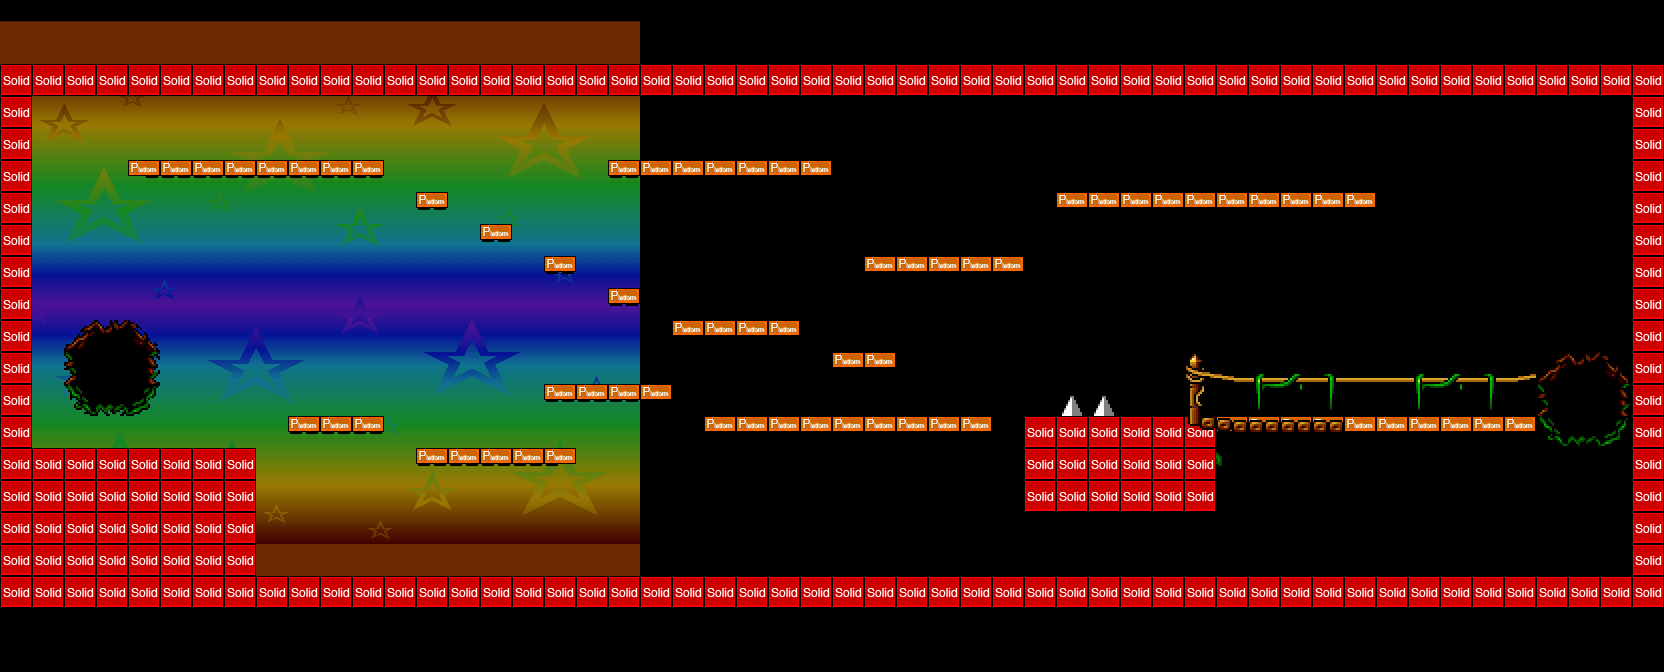

Tiled map render using the project's own tile images. Description and the map definition, with tile-layer contents summarised, below:
An orthogonal 52x21 tile map with 32x32 px tiles, 3 tile layers (foreground, collision, foreground2), 3 tilesets, 1 image layer and 60 objects (27x item, 22x enemy, 7x kangaroo, 3x sharpRock, player).

<map version="1.0" orientation="orthogonal" width="52" height="21" tilewidth="32" tileheight="32" backgroundcolor="#000000">
 <tileset firstgid="1" name="area01_level_tiles" tilewidth="32" tileheight="32">
  <image source="../img/map/area01_level_tiles.png" width="640" height="241" />
 </tileset>
 <tileset firstgid="141" name="metatiles32x32" tilewidth="32" tileheight="32">
  <image source="../img/map/metatiles32x32.png" width="160" height="32" />
  <tile id="0">
   <properties>
    <property name="type" value="solid" />
   </properties>
  </tile>
  <tile id="1">
   <properties>
    <property name="type" value="platform" />
   </properties>
  </tile>
 </tileset>
 <tileset firstgid="146" name="64VIK" tilewidth="32" tileheight="32">
  <image source="../img/map/64VIK.png" trans="ff00ff" width="160" height="192" />
 </tileset>
 <imagelayer name="background" width="52" height="21">
  <image source="../img/magicBackground.png" />
 </imagelayer>
 <layer name="foreground" width="52" height="21">
  <data>[1092 cells, 142 non-empty, 34 distinct tile ids]</data>
 </layer>
 <layer name="collision" width="52" height="21">
  <data>[1092 cells, 251 non-empty, 2 distinct tile ids]</data>
 </layer>
 <layer name="foreground2" width="52" height="21">
  <data>[1092 cells, 15 non-empty, 13 distinct tile ids]</data>
 </layer>
 <objectgroup color="#00ff00" name="player" width="52" height="21">
  <object name="player" x="97" y="342" width="36" height="38">
   <properties>
    <property name="image" value="player" />
    <property name="spritewidth" value="32" />
   </properties>
  </object>
 </objectgroup>
 <objectgroup color="#ff0000" name="enemies" width="52" height="21">
  <object name="enemy" x="413" y="401" width="165" height="35" />
  <object name="enemy" x="292" y="371" width="87" height="28" />
  <object name="enemy" x="133" y="121" width="165" height="35" />
  <object name="enemy" x="221" y="121" width="165" height="35" />
  <object name="enemy" x="599" y="121" width="245" height="39" />
  <object name="enemy" x="1056" y="161" width="313" height="32" />
  <object name="enemy" x="1063" y="141" width="313" height="48" />
  <object name="enemy" x="1208" y="365" width="214" height="50" />
  <object name="enemy" x="1202" y="144" width="165" height="35" />
  <object name="enemy" x="1352" y="376" width="165" height="35" />
  <object name="enemy" x="1292" y="380" width="165" height="35" />
  <object name="enemy" x="1215" y="344" width="291" height="63" />
  <object name="enemy" x="835" y="378" width="165" height="35" />
  <object name="enemy" x="706" y="378" width="287" height="37" />
  <object name="enemy" x="776" y="380" width="165" height="35" />
  <object name="enemy" x="866" y="218" width="165" height="35" />
  <object name="enemy" x="894" y="212" width="103" height="42" />
  <object name="enemy" x="574" y="346" width="101" height="33" />
  <object name="enemy" x="544" y="339" width="77" height="37" />
  <object name="enemy" x="682" y="282" width="108" height="36" />
  <object name="sharpRock" x="255" y="540" width="1377" height="36" />
  <object name="enemy" x="1234" y="336" width="279" height="68" />
  <object name="sharpRock" x="1059" y="394" width="59" height="24" />
  <object name="enemy" x="661" y="120" width="110" height="40" />
  <object name="sharpRock" x="1559" y="369" width="56" height="51">
   <ellipse />
  </object>
  <object name="kangaroo" x="182" y="402" width="56" height="32" />
  <object name="kangaroo" x="305" y="372" width="56" height="32" />
  <object name="kangaroo" x="434" y="408" width="117" height="31" />
  <object name="kangaroo" x="159" y="121" width="197" height="31" />
  <object name="kangaroo" x="730" y="376" width="237" height="29" />
  <object name="kangaroo" x="635" y="119" width="193" height="31" />
  <object name="kangaroo" x="1081" y="157" width="278" height="29" />
 </objectgroup>
 <objectgroup color="#ffff00" name="items" width="52" height="21">
  <object name="item" x="217" y="346" width="41" height="37">
   <properties>
    <property name="image" value="item" />
    <property name="spritewidth" value="32" />
   </properties>
  </object>
  <object name="item" x="413" y="153" width="41" height="37">
   <properties>
    <property name="image" value="item" />
    <property name="spritewidth" value="32" />
   </properties>
  </object>
  <object name="item" x="541" y="219" width="41" height="37">
   <properties>
    <property name="image" value="item" />
    <property name="spritewidth" value="32" />
   </properties>
  </object>
  <object name="item" x="465" y="184" width="41" height="37">
   <properties>
    <property name="image" value="item" />
    <property name="spritewidth" value="32" />
   </properties>
  </object>
  <object name="item" x="603" y="252" width="41" height="37">
   <properties>
    <property name="image" value="item" />
    <property name="spritewidth" value="32" />
   </properties>
  </object>
  <object name="item" x="329" y="104" width="41" height="37">
   <properties>
    <property name="image" value="item" />
    <property name="spritewidth" value="32" />
   </properties>
  </object>
  <object name="item" x="127" y="103" width="41" height="37">
   <properties>
    <property name="image" value="item" />
    <property name="spritewidth" value="32" />
   </properties>
  </object>
  <object name="item" x="227" y="102" width="41" height="37">
   <properties>
    <property name="image" value="item" />
    <property name="spritewidth" value="32" />
   </properties>
  </object>
  <object name="item" x="177" y="102" width="41" height="37">
   <properties>
    <property name="image" value="item" />
    <property name="spritewidth" value="32" />
   </properties>
  </object>
  <object name="item" x="278" y="103" width="41" height="37">
   <properties>
    <property name="image" value="item" />
    <property name="spritewidth" value="32" />
   </properties>
  </object>
  <object name="item" x="618" y="114" width="41" height="37">
   <properties>
    <property name="image" value="item" />
    <property name="spritewidth" value="32" />
   </properties>
  </object>
  <object name="item" x="677" y="113" width="41" height="37">
   <properties>
    <property name="image" value="item" />
    <property name="spritewidth" value="32" />
   </properties>
  </object>
  <object name="item" x="741" y="119" width="41" height="37">
   <properties>
    <property name="image" value="item" />
    <property name="spritewidth" value="32" />
   </properties>
  </object>
  <object name="item" x="851" y="304" width="41" height="37">
   <properties>
    <property name="image" value="item" />
    <property name="spritewidth" value="32" />
   </properties>
  </object>
  <object name="item" x="1060" y="348" width="41" height="37">
   <properties>
    <property name="image" value="item" />
    <property name="spritewidth" value="32" />
   </properties>
  </object>
  <object name="item" x="1125" y="348" width="41" height="37">
   <properties>
    <property name="image" value="item" />
    <property name="spritewidth" value="32" />
   </properties>
  </object>
  <object name="item" x="1092" y="289" width="41" height="37">
   <properties>
    <property name="image" value="item" />
    <property name="spritewidth" value="32" />
   </properties>
  </object>
  <object name="item" x="1475" y="138" width="41" height="37">
   <properties>
    <property name="image" value="item" />
    <property name="spritewidth" value="32" />
   </properties>
  </object>
  <object name="item" x="1520" y="258" width="41" height="37">
   <properties>
    <property name="image" value="item" />
    <property name="spritewidth" value="32" />
   </properties>
  </object>
  </objectgroup>
 <objectgroup name="level" width="52" height="21" />
</map>
<!-- 8 of 60 objects omitted -->
